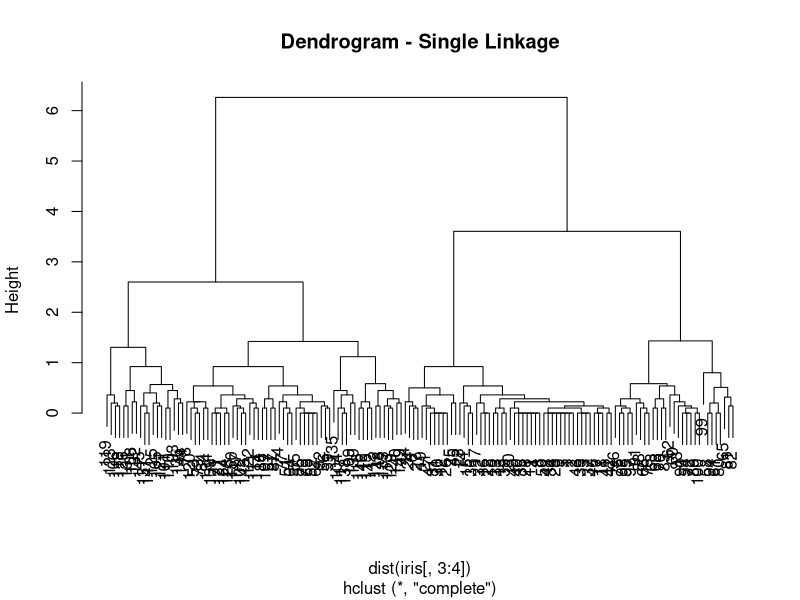
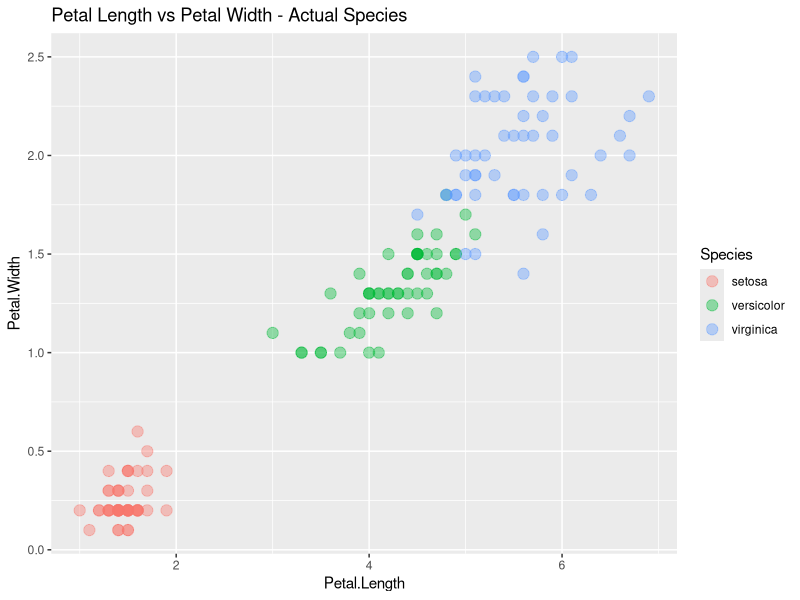
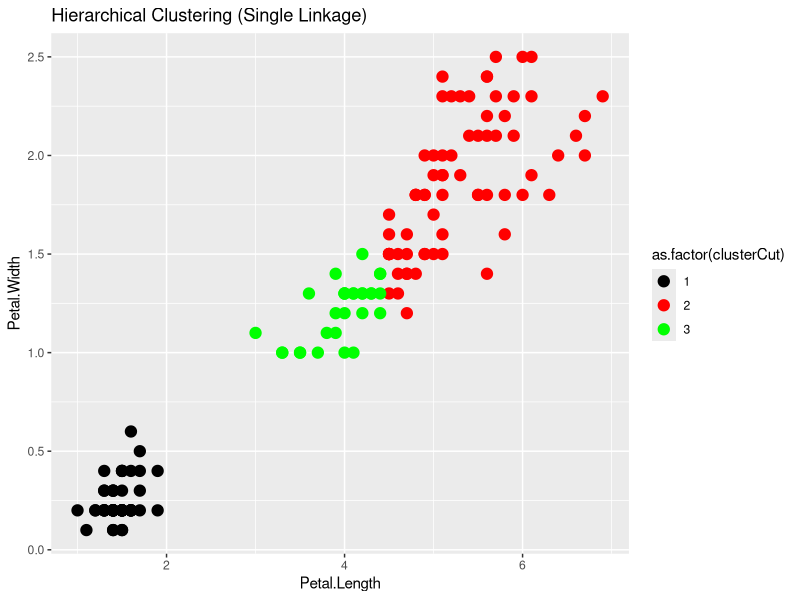
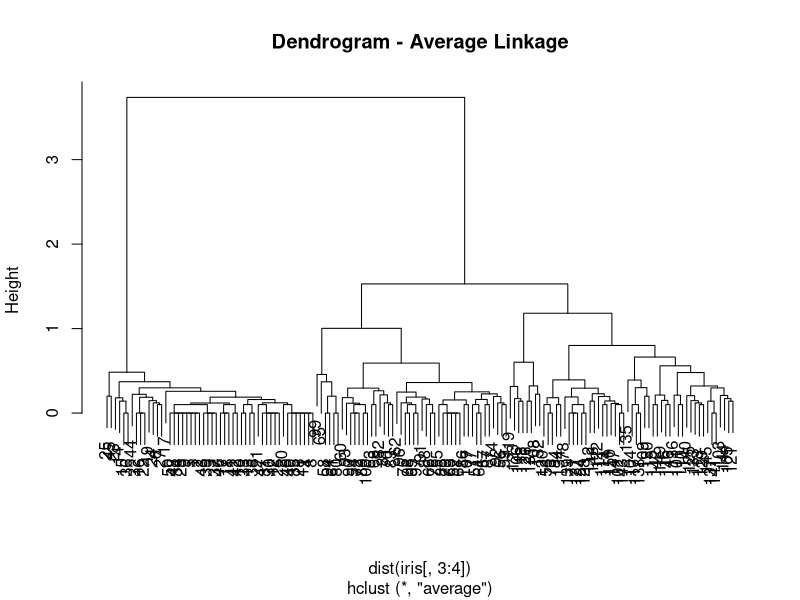
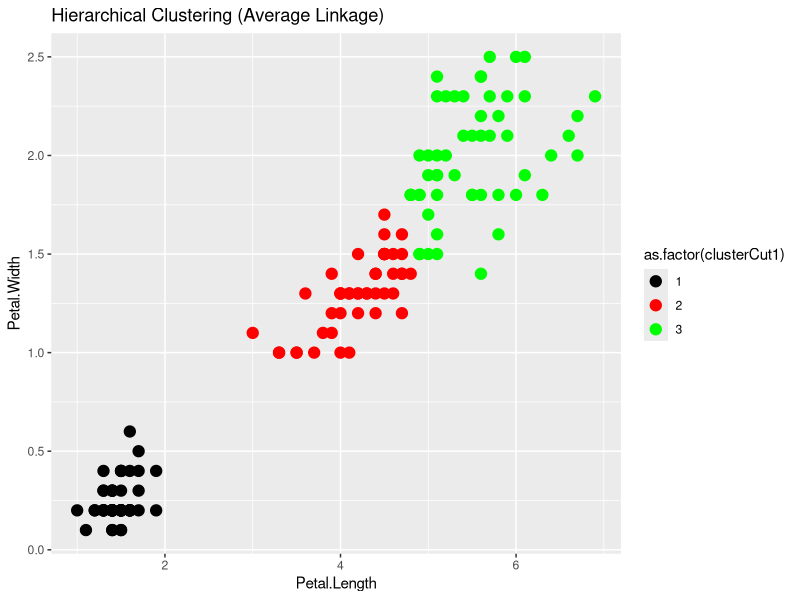

Here is the R script that generated these plots, in order:
# Load dataset
data("iris")
names(iris)
# Perform hierarchical clustering on Petal.Length and Petal.Width
clusters <- hclust(dist(iris[, 3:4]))
# Plot the dendrogram
plot(clusters, main = "Dendrogram - Single Linkage")
# Cut the dendrogram into 3 clusters
clusterCut <- cutree(clusters, 3)
# Compare cluster assignments with actual species
table(clusterCut, iris$Species)
# Install & load ggplot2 if not installed
if (!requireNamespace("ggplot2", quietly = TRUE)) install.packages("ggplot2")
library(ggplot2)
# Scatter plot of actual species
ggplot(iris, aes(x = Petal.Length, y = Petal.Width, color = Species)) + 
  geom_point(alpha = 0.4, size = 3.5) +
  ggtitle("Petal Length vs Petal Width - Actual Species")
# Scatter plot with hierarchical clustering results
ggplot(iris, aes(x = Petal.Length, y = Petal.Width)) + 
  geom_point(aes(color = as.factor(clusterCut)), size = 3.5) + 
  scale_color_manual(values = c('black', 'red', 'green')) +
  ggtitle("Hierarchical Clustering (Single Linkage)")
# Perform hierarchical clustering with 'average' linkage
clusters_avg <- hclust(dist(iris[, 3:4]), method = 'average')
# Cut the dendrogram into 3 clusters
clusterCut1 <- cutree(clusters_avg, 3)
# Compare cluster assignments with actual species
table(clusterCut1, iris$Species)
# Plot the new dendrogram
plot(clusters_avg, main = "Dendrogram - Average Linkage")

# Scatter plot with hierarchical clusters (Average Linkage)
ggplot(iris, aes(x = Petal.Length, y = Petal.Width)) + 
  geom_point(aes(color = as.factor(clusterCut1)), size = 3.5) + 
  scale_color_manual(values = c('black', 'red', 'green')) +
  ggtitle("Hierarchical Clustering (Average Linkage)")

